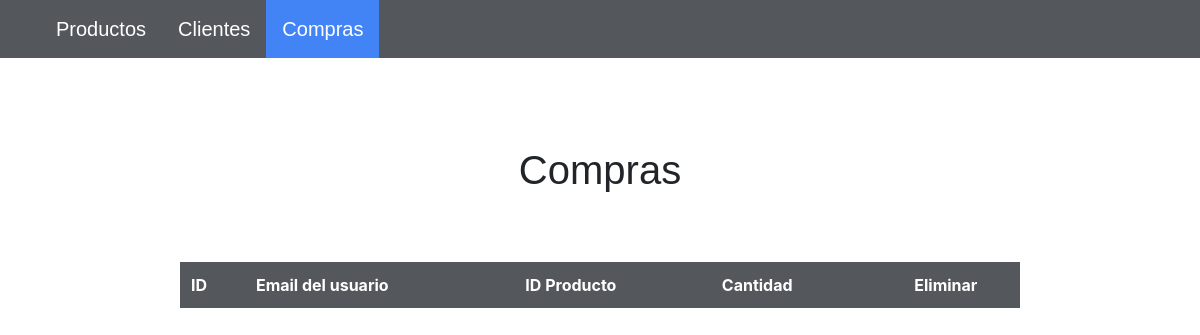
Before: /pages/purchases/purchases.php with the older database file.
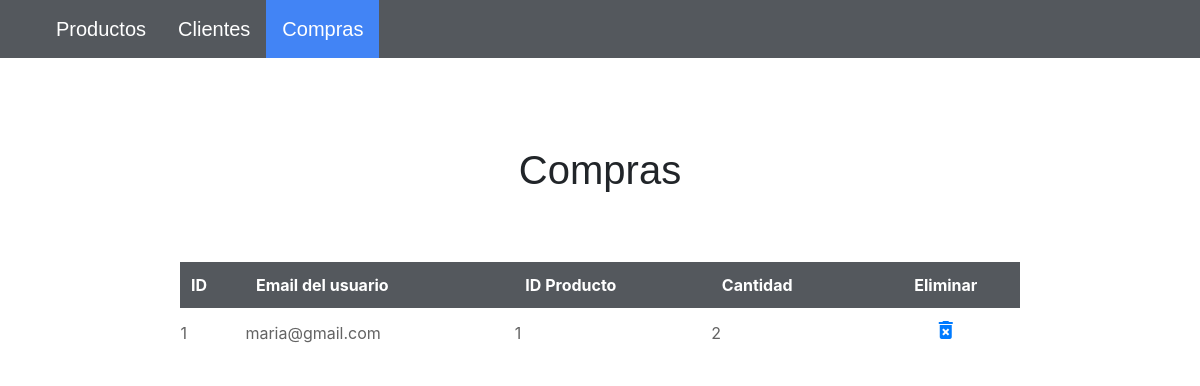
After: the same page with the newer database file.
### tables this page shows
CREATE TABLE IF NOT EXISTS `PURCHASES` (
  `IDPurchase` INT(10) NOT NULL AUTO_INCREMENT,
  `email` VARCHAR(60) NOT NULL,
  `IDProduct` INT(10) NOT NULL,
  `amount` INT(3) NOT NULL,
  PRIMARY KEY (`IDPurchase`),
  INDEX `email_idx` (`email` ASC) VISIBLE,
  INDEX `IDProduct_idx` (`IDProduct` ASC) VISIBLE,
  CONSTRAINT `email`
    FOREIGN KEY (`email`)
    REFERENCES `CLIENTS` (`email`)
    ON DELETE NO ACTION
    ON UPDATE NO ACTION,
  CONSTRAINT `IDProduct`
    FOREIGN KEY (`IDProduct`)
    REFERENCES `PRODUCTS` (`ID`)
    ON DELETE NO ACTION
    ON UPDATE NO ACTION);

### pages/purchases/purchases.php (the view, shortened to what this page needs)
<?php
$user = "USER1";
$password = "ADBD2122";
$database = "app-tienda";
$db = mysqli_connect("localhost", $user, $password, $database) or die('Error al conectar al servidor MySQL.');
if ($result = $db->query('SELECT * FROM PURCHASES')) {
?>
  <!DOCTYPE html>
  <html>
  <html>
  <head>
    <link rel="stylesheet" href="../../assets/styles/main.css">
    <link rel="stylesheet" href="https://cdn.jsdelivr.net/npm/bootstrap@4.6.1/dist/css/bootstrap.min.css">
  </head>
  <body>
    <div class="header">
      <ul class="navBar">
        <li><a href="/" >Productos</a></li>
        <li><a href="../clients/clients.php">Clientes</a></li>
        <li><a class="active" >Compras</a></li>
      </ul>
      <h1>Compras</h1>
    </div>
    <div class="tableDiv">
      <table>
        <thead>
          <tr>
            <th>ID</th>
            <th>Email del usuario</th>
            <th>ID Producto</th>
            <th>Cantidad</th>
            <th style="text-align: center;">Eliminar</th>
          </tr>
        </thead>
        <?php while ($row = $result->fetch_assoc()) : ?>
          <tbody>
            <tr class="item">
              <td><?php echo $row['IDPurchase']; ?>
              <td><?php echo $row['email']; ?></td>
              <td><?php echo $row['IDProduct']; ?></td>
              <td><?php echo $row['amount']; ?></td>
              <td style="text-align: center;"><a href="./actions/delete.php?id=<?php echo $row['IDPurchase']; ?>"><i class="material-icons">delete_forever</i></a></td>
            </tr>
          <?php endwhile; ?>
      </table>
    </div>
  </body>
  </html>
<?php
}
?>

### assets/styles/main.css (style rules this page uses)
html { font-family: Tahoma, Geneva, sans-serif; }
table { width: 70%; max-width: 70%; margin-left: auto; margin-right: auto; }
h1 { padding-top: 6%; }
th { background-color: #54585d; border: 1px solid #54585d; color: white; padding: 10px; max-width: 300px; }
td { padding: 10px 0px 10px 0px; color: #636363; }
tr { background-color: #ffffff; }
.header { padding: 0px 0px 60px 0px; text-align: center; font-size: 20px; font-family: Arial, Geneva, sans-serif; }
.navBar { list-style-type: none; display: block; margin-left: auto; margin-right: auto; text-align: center; overflow: hidden; background-color: #54585d; }
.navBar li { float: left; }
.navBar li a { display: block; color: white; text-align: center; padding: 14px 16px; text-decoration: none; }
.navBar .active { background-color: #4284f5; color: white; pointer-events: none; }
.tableDiv { padding-bottom: 100px; }

Changed rows visible on the page:
added purchases: IDPurchase "1", email "maria@gmail.com", IDProduct "1", amount "2"
